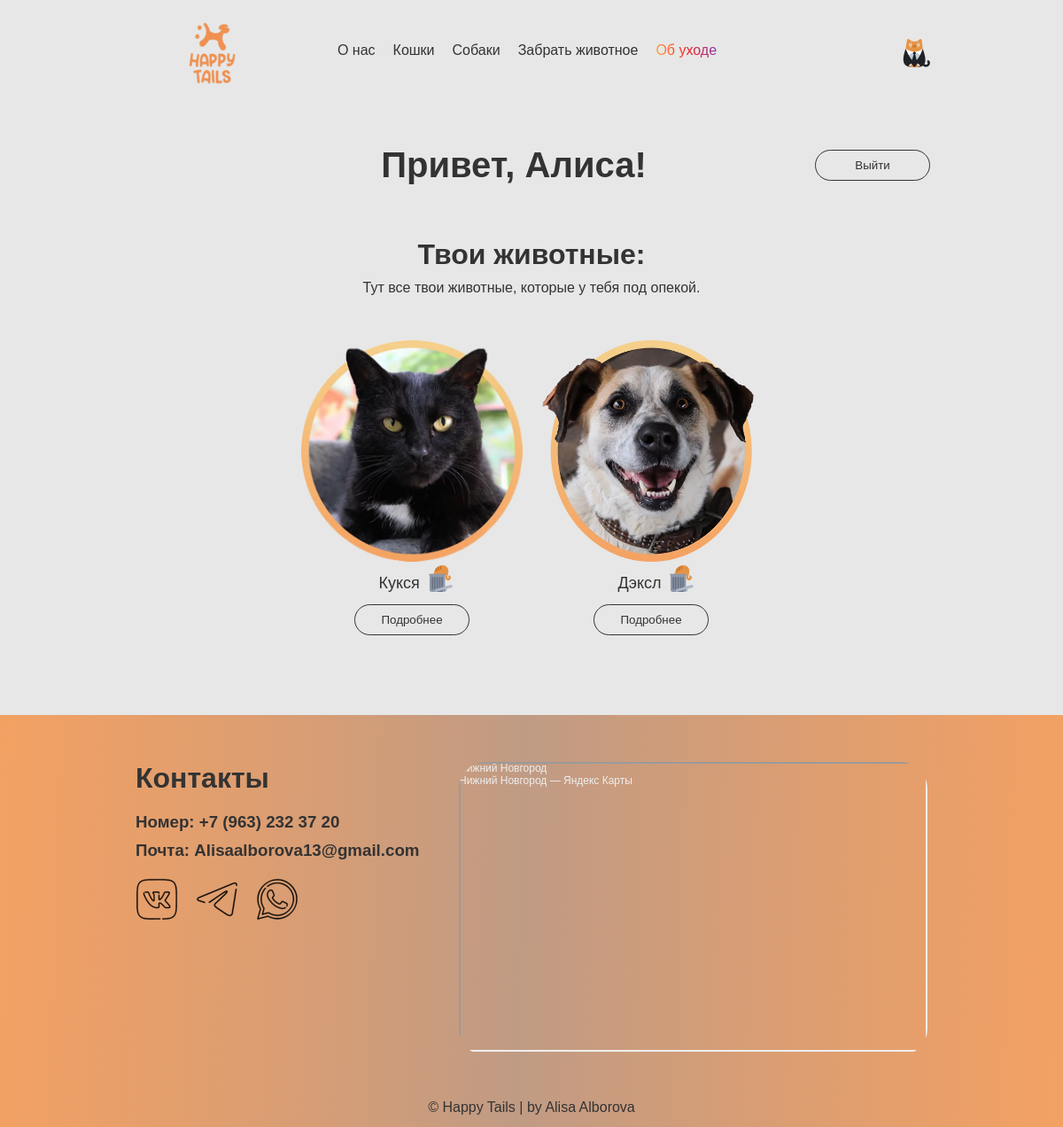
Page /user_cabinet (signed in) on the committed database.
### models.py (models this page shows)
class Users(UserMixin, db.Model):
    id = db.Column(db.Integer, primary_key=True)
    name = db.Column(db.String(200), nullable=False)
    surname = db.Column(db.String(200), nullable=False)
    name2 = db.Column(db.String(200))
    number = db.Column(db.String(200), nullable=False)
    email = db.Column(db.String(200), nullable=False)
    login = db.Column(db.String(200), nullable=False)
    password = db.Column(db.String(200), nullable=False)
    role = db.Column(db.Integer, nullable=False)
    orders = db.relationship('Orders', backref='user', lazy=True)

class Animals(db.Model):
    id = db.Column(db.Integer, primary_key=True)
    name = db.Column(db.String(200), nullable=False)
    description = db.Column(db.Text, nullable=False)
    photo = db.Column(db.String(200), nullable=False)
    kind = db.Column(db.String(200), nullable=False)
    age = db.Column(db.Integer, nullable=False)
    gender = db.Column(db.String(200), nullable=False)
    orders = db.relationship('Orders', backref='animal', lazy=True)

### app.py (the view)
@app.route('/user_cabinet')
@login_required
def user_cabinet():
    animals_users = []
    orders = Orders.query.filter_by(id_user=current_user.id).all()
    for i in range(len(orders)):
        animal = Animals.query.filter_by(id=orders[i].id_animal).all()
        animals_users.append(animal[0])
    return render_template('user_cabinet.html', name=current_user.name, animals_users=animals_users, orders=orders)

### app.py (called while the page is built)
@login_manager.user_loader
def load_user(user_id):
    return Users.query.get(int(user_id))

### templates/user_cabinet.html (shortened to what this page needs)
{% extends 'base.html' %}
{% block body %}
<div class="main">
    <div class="user_name">
        <h1 class="center">Привет, {{ name }}!</h1>
        <div class="user_button"><a href="/logout"><button>Выйти</button></a></div>
    </div>
    <div class="user_content">
        <h1>Твои животные:</h1>
        <p>Тут все твои животные, которые у тебя под опекой.</p>
        <div class="cats_content">
            {% for i in range(animals_users|length) %}
                <div class="one_cat">
                    <img src="../static/images/animals/{{ animals_users[i].photo }}" alt="">
                    <div style="display: flex;">
                        <p class="one_cat_p">{{ animals_users[i].name }}</p>
                        <a href="/delete_animal/{{ animals_users[i].id }}" onclick="return confirm('Вы действительно хотите отменить опеку?');">
                            <img style="width: 30px; height:30px; margin-left:8px;" src="../static/images/cattrash.png" alt="">
                        </a>
                    </div>
                    <a href="#" onclick="showSubscriptionDetails('{{ animals_users[i].name }}','{{ orders[i].count }}','{{ orders[i].date }}', '{{ orders[i].cart_number }}' )">
                        <button class="one_cat_but" style="margin-left:0;">Подробнее</button>
                    </a>
                </div>
            {% endfor %}
        </div>
    </div>
</div>
{% endblock %}

### static/style.css (style rules this page uses)
* { margin: 0; padding: 0; box-sizing: border-box; }
a { text-decoration: none; color: #000; font-family: 'Montserrat', sans-serif; }
h1, h3, h2,p,button { font-family: 'Montserrat', sans-serif; color: #333333;color: #333333; }
body { background-color: #E7E7E7; height: 100%; width: 100%; max-width: 2000px; margin: 0; padding: 0; }
.main { width: 100%; }
.cats_content { display: flex; flex-wrap: wrap; margin-left: 150px; margin-right: 150px; justify-content: center; margin-top: 50px; }
.one_cat { max-width: 250px; margin-right: 10px; margin-left: 10px; margin-bottom: 30px; }
.one_cat img { width: 250px; height: 250px; }
.one_cat_p { margin-top: 10px; margin-left: 35%; font-size: 18px; }
.one_cat_but { width: 130px; height: 35px; color: #333333; border: 1px solid #333333; border-radius: 20px; background-color: transparent; margin-top: 10px; margin-left: 20%; cursor: pointer; }
.user_name { display: flex; align-items: center; justify-content: space-between; margin-top: 50px; font-size: 20px; margin-left: 150px; margin-right: 150px; }
.user_button { margin-left: auto; }
.user_button button { width: 130px; height: 35px; color: #333333; border: 1px solid #333333; border-radius: 20px; background-color: transparent; cursor: pointer; display: block; }
.center { margin-left: 10%; flex: 1; text-align: center; color: #333333; }
.user_content { margin-top: 60px; margin-left: 150px; margin-right: 150px; margin-bottom: 60px; text-align: center; }
.user_content h1 { color: #333333; }
.user_content p { margin-top: 10px; color: #333333; }

### rows in the picture
Users: name "Алиса"
Animals: photo (picture), name "Кукся"
Animals: photo (picture), name "Дэксл"
